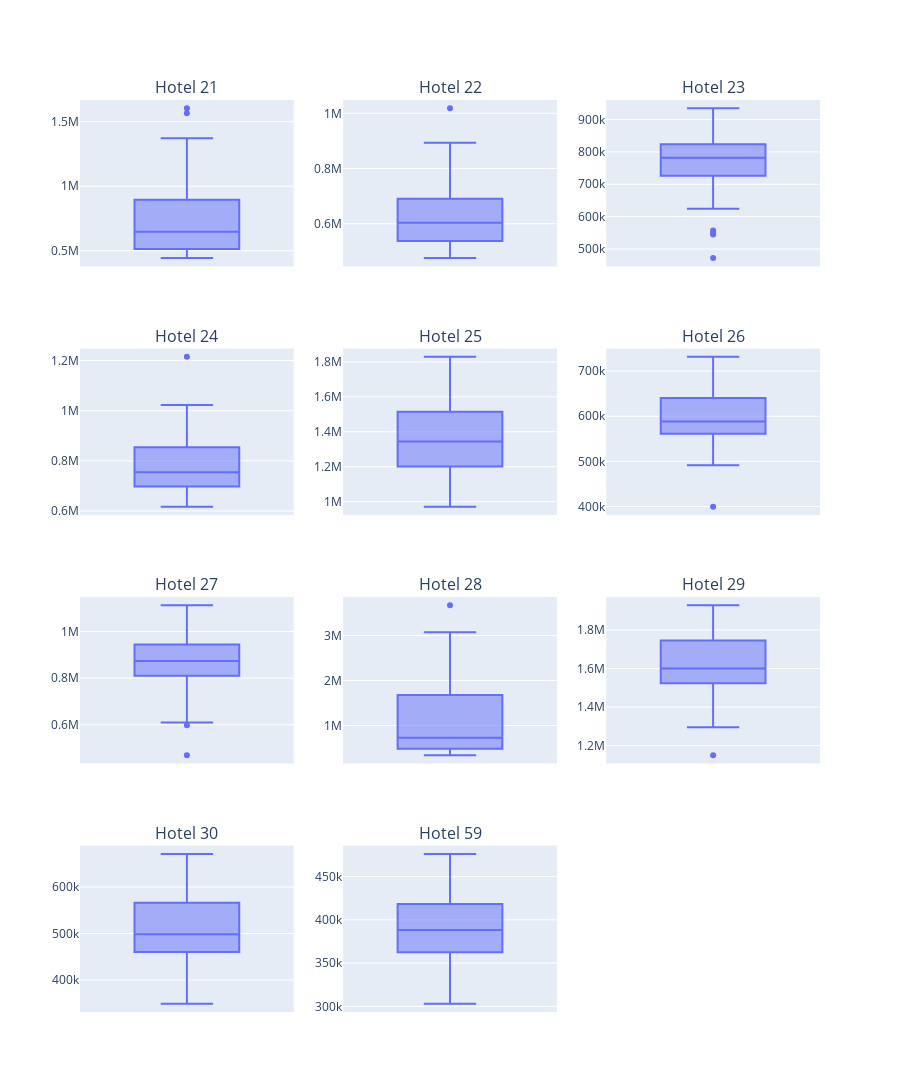

The code cell stored with this chart in its notebook:
### Code cell
# Find outliers for each Hotels
import plotly.express as px
import plotly.graph_objects as go

fig_21 = px.box(hotel_21_df, y='Sales', title='Hotel 21')
fig_22 = px.box(hotel_22_df, y='Sales', title='Hotel 22')
fig_23 = px.box(hotel_23_df, y='Sales', title='Hotel 23')
fig_24 = px.box(hotel_24_df, y='Sales', title='Hotel 24')
fig_25 = px.box(hotel_25_df, y='Sales', title='Hotel 25')
fig_26 = px.box(hotel_26_df, y='Sales', title='Hotel 26')
fig_27 = px.box(hotel_27_df, y='Sales', title='Hotel 27')
fig_28 = px.box(hotel_28_df, y='Sales', title='Hotel 28')
fig_29 = px.box(hotel_29_df, y='Sales', title='Hotel 29')
fig_30 = px.box(hotel_30_df, y='Sales', title='Hotel 30')
fig_59 = px.box(hotel_59_df, y='Sales', title='Hotel 59')

from plotly.subplots import make_subplots


# Création d'un layout pour les subplots
fig = make_subplots(rows=4, cols=3, subplot_titles=('Hotel 21', 'Hotel 22', 'Hotel 23', 'Hotel 24', 'Hotel 25', 'Hotel 26', 'Hotel 27', 'Hotel 28', 'Hotel 29', 'Hotel 30', 'Hotel 59'), vertical_spacing=0.09)

# Ajout des boxplots à la figure
fig.add_trace(fig_21['data'][0], row=1, col=1)
fig.add_trace(fig_22['data'][0], row=1, col=2)
fig.add_trace(fig_23['data'][0], row=1, col=3)
fig.add_trace(fig_24['data'][0], row=2, col=1)
fig.add_trace(fig_25['data'][0], row=2, col=2)
fig.add_trace(fig_26['data'][0], row=2, col=3)
fig.add_trace(fig_27['data'][0], row=3, col=1)
fig.add_trace(fig_28['data'][0], row=3, col=2)
fig.add_trace(fig_29['data'][0], row=3, col=3)
fig.add_trace(fig_30['data'][0], row=4, col=1)
fig.add_trace(fig_59['data'][0], row=4, col=2)

# Définition de la hauteur de la figure
fig.update_layout(height=2000)

# Affichage de la figure
fig.show()

### Figure 1 — Plotly figure (JSON) as saved in the notebook; plotly's stock layout.template omitted (floating-point values rounded to 4 significant figures)
{"data": [{"alignmentgroup": "True", "hovertemplate": "Sales=%{y}<extra></extra>", "legendgroup": "", "marker": {"color": "#636efa"}, "name": "", "notched": false, "offsetgroup": "", "orientation": "v", "showlegend": false, "type": "box", "x0": " ", "xaxis": "x", "y": [497433, 471576, 443125, 493939, 482563, 564957, 626379, 582190, 751147, 748373, 991893, 1177551, 1276415, 470224, 444669, 497735, 501392, 513146, 520695, 531158, 617990, 699655, 786421, 893187, 1144109, 1236036, 499591, 545155, 496050, 576744, 602415, 648306, 702337, 676337, 772065, 775800, 899987, 1188092, 1565507, 475774, 465924, 450653, 477398, 517065, 576567, 677599, 734227, 848886, 921769, 981644, 1217270, 1371450, 514058, 544228, 532875, 545710, 607190, 685123, 886800, 773706, 907409, 853415, 1097753, 1320535, 1603724], "y0": " ", "yaxis": "y"}, {"alignmentgroup": "True", "hovertemplate": "Sales=%{y}<extra></extra>", "legendgroup": "", "marker": {"color": "#636efa"}, "name": "", "notched": false, "offsetgroup": "", "orientation": "v", "showlegend": false, "type": "box", "x0": " ", "xaxis": "x2", "y": [507554, 520236, 475559, 511246, 504016, 543242, 570814, 506150, 642712, 624598, 732833, 768197, 798464, 511698, 498022, 537849, 507536, 536482, 547242, 538380, 587729, 636593, 689208, 674060, 798322, 830536, 504512, 551910, 531896, 559697, 570693, 594771, 629435, 578349, 641142, 656776, 727497, 848482, 1018101, 568714, 531323, 516935, 537358, 562647, 627703, 660140, 676199, 730477, 754894, 731887, 861552, 893671, 573596, 603870, 563935, 572800, 616093, 654014, 773504, 637200, 633848, 517242, 646207, 695766, 755747], "y0": " ", "yaxis": "y2"}, {"alignmentgroup": "True", "hovertemplate": "Sales=%{y}<extra></extra>", "legendgroup": "", "marker": {"color": "#636efa"}, "name": "", "notched": false, "offsetgroup": "", "orientation": "v", "showlegend": false, "type": "box", "x0": " ", "xaxis": "x3", "y": [756729, 758196, 728408, 787146, 797220, 811512, 827339, 726658, 869869, 892669, 873839, 795216, 781693, 743345, 705866, 802210, 787439, 785059, 819106, 813591, 844962, 870419, 914731, 806691, 884513, 866531, 728017, 780792, 737830, 802544, 782960, 820516, 843680, 735061, 868099, 916165, 934657, 856999, 836167, 648909, 666134, 625163, 663324, 700232, 735012, 740699, 767370, 808288, 822051, 753857, 783860, 769400, 648779, 738631, 660304, 709698, 725423, 760959, 844041, 686767, 624365, 471773, 556992, 544735, 550329], "y0": " ", "yaxis": "y3"}, {"alignmentgroup": "True", "hovertemplate": "Sales=%{y}<extra></extra>", "legendgroup": "", "marker": {"color": "#636efa"}, "name": "", "notched": false, "offsetgroup": "", "orientation": "v", "showlegend": false, "type": "box", "x0": " ", "xaxis": "x4", "y": [715910, 703500, 646767, 695197, 698461, 743555, 868397, 790069, 880028, 825478, 908714, 990089, 997266, 684969, 617419, 693432, 663876, 754125, 766308, 715979, 741739, 828754, 857272, 763109, 920260, 935974, 618252, 684474, 649348, 730126, 749385, 738993, 746310, 730986, 826280, 764907, 844865, 968971, 1022907, 647173, 632756, 618535, 648730, 683229, 734944, 772182, 799048, 845272, 853688, 849244, 921322, 946025, 710796, 707003, 682554, 706092, 744613, 837848, 1214703, 1010517, 982196, 684721, 810260, 837402, 897993], "y0": " ", "yaxis": "y4"}, {"alignmentgroup": "True", "hovertemplate": "Sales=%{y}<extra></extra>", "legendgroup": "", "marker": {"color": "#636efa"}, "name": "", "notched": false, "offsetgroup": "", "orientation": "v", "showlegend": false, "type": "box", "x0": " ", "xaxis": "x5", "y": [1158284, 1104108, 1038355, 1131746, 1127289, 1203005, 1246071, 1064345, 1459933, 1494142, 1474721, 1451067, 1471593, 1153588, 1104040, 1176136, 1153278, 1253247, 1224764, 1234741, 1311997, 1507609, 1651036, 1342547, 1537820, 1551503, 1145525, 1214750, 1161545, 1299381, 1281830, 1331303, 1355057, 1197397, 1589444, 1678295, 1647816, 1613569, 1799289, 1285172, 1177398, 1209737, 1296121, 1344374, 1404241, 1449657, 1499308, 1746961, 1829048, 1571139, 1707469, 1719521, 1389244, 1403451, 1349631, 1469826, 1546969, 1549553, 1424911, 1173958, 1262832, 971022, 1268606, 1418149, 1532659], "y0": " ", "yaxis": "y5"}, {"alignmentgroup": "True", "hovertemplate": "Sales=%{y}<extra></extra>", "legendgroup": "", "marker": {"color": "#636efa"}, "name": "", "notched": false, "offsetgroup": "", "orientation": "v", "showlegend": false, "type": "box", "x0": " ", "xaxis": "x6", "y": [550185, 562065, 525162, 563491, 536122, 553713, 568681, 508006, 630287, 590040, 590464, 604205, 601432, 556602, 536007, 553685, 558523, 582623, 572465, 557486, 574829, 600044, 646282, 551395, 664315, 633370, 565029, 582735, 595592, 585593, 585952, 580301, 587411, 551629, 639472, 623578, 671931, 659959, 680645, 644307, 584756, 585950, 584784, 621579, 667158, 650925, 637792, 646934, 678108, 644168, 731575, 730361, 623541, 636637, 602996, 610658, 644702, 688875, 683411, 588343, 569387, 399798, 491480, 497080, 492243], "y0": " ", "yaxis": "y6"}, {"alignmentgroup": "True", "hovertemplate": "Sales=%{y}<extra></extra>", "legendgroup": "", "marker": {"color": "#636efa"}, "name": "", "notched": false, "offsetgroup": "", "orientation": "v", "showlegend": false, "type": "box", "x0": " ", "xaxis": "x7", "y": [984948, 965048, 898549, 937884, 915284, 934071, 958366, 825057, 1046801, 1023253, 980333, 979115, 1014415, 933976, 908250, 940034, 927556, 959752, 941493, 924770, 952707, 1097688, 1112090, 896223, 1063085, 1074397, 815639, 843482, 825035, 859698, 866311, 873726, 890828, 778435, 993013, 921073, 916143, 919902, 984828, 885625, 772373, 764629, 777371, 801389, 810991, 812505, 832135, 844947, 857277, 768849, 871871, 867429, 808838, 820429, 789897, 792542, 829617, 831767, 752312, 621963, 637421, 469620, 597657, 609806, 632739], "y0": " ", "yaxis": "y7"}, {"alignmentgroup": "True", "hovertemplate": "Sales=%{y}<extra></extra>", "legendgroup": "", "marker": {"color": "#636efa"}, "name": "", "notched": false, "offsetgroup": "", "orientation": "v", "showlegend": false, "type": "box", "x0": " ", "xaxis": "x8", "y": [339843, 360224, 386185, 453669, 482938, 571091, 740039, 719916, 1222861, 1490455, 2061291, 2349408, 2348492, 355643, 407703, 484789, 439207, 436460, 441284, 545734, 677604, 947416, 1670536, 1863890, 2293736, 2586202, 471226, 446576, 400558, 448153, 518538, 642141, 738885, 807816, 929099, 1270720, 1729558, 2477387, 3671528, 559396, 665125, 508759, 476198, 486605, 639312, 887292, 1084618, 1313587, 1689794, 1851790, 2306505, 2661885, 484374, 513652, 489591, 559651, 626858, 808582, 878747, 727018, 1058570, 1377040, 1898619, 2482222, 3074330], "y0": " ", "yaxis": "y8"}, {"alignmentgroup": "True", "hovertemplate": "Sales=%{y}<extra></extra>", "legendgroup": "", "marker": {"color": "#636efa"}, "name": "", "notched": false, "offsetgroup": "", "orientation": "v", "showlegend": false, "type": "box", "x0": " ", "xaxis": "x9", "y": [1467641, 1414187, 1325184, 1517077, 1450086, 1592017, 1525169, 1332094, 1619712, 1517944, 1591297, 1573197, 1579986, 1536821, 1427598, 1535847, 1564978, 1734541, 1549583, 1558151, 1492893, 1754960, 1649055, 1392567, 1826679, 1705421, 1626460, 1587811, 1552235, 1797740, 1610393, 1846308, 1686848, 1596371, 1828628, 1803562, 1762329, 1915182, 1888454, 1613314, 1493526, 1565128, 1696700, 1685132, 1740313, 1728786, 1743201, 1736481, 1799021, 1633150, 1850568, 1928147, 1600719, 1658583, 1585676, 1788333, 1833068, 1836467, 1872622, 1585693, 1470857, 1150409, 1373297, 1294672, 1306386], "y0": " ", "yaxis": "y9"}, {"alignmentgroup": "True", "hovertemplate": "Sales=%{y}<extra></extra>", "legendgroup": "", "marker": {"color": "#636efa"}, "name": "", "notched": false, "offsetgroup": "", "orientation": "v", "showlegend": false, "type": "box", "x0": " ", "xaxis": "x10", "y": [466864, 440354, 431780, 471767, 460515, 498118, 529447, 446432, 575042, 614564, 633604, 621183, 656643, 459346, 435958, 483048, 476960, 477140, 478068, 483304, 538520, 567117, 611365, 526977, 633386, 663217, 423775, 481513, 449622, 503904, 509707, 531426, 554104, 491870, 568734, 545400, 595755, 653841, 671403, 442199, 440048, 420374, 432628, 467925, 495900, 534978, 539949, 563468, 565516, 529194, 601013, 633707, 467626, 478964, 457486, 486677, 528287, 536924, 596931, 537977, 494567, 348702, 426746, 441260, 448709], "y0": " ", "yaxis": "y10"}, {"alignmentgroup": "True", "hovertemplate": "Sales=%{y}<extra></extra>", "legendgroup": "", "marker": {"color": "#636efa"}, "name": "", "notched": false, "offsetgroup": "", "orientation": "v", "showlegend": false, "type": "box", "x0": " ", "xaxis": "x11", "y": [375196, 355897, 337961, 362579, 339167, 345329, 374084, 340063, 448747, 416171, 400812, 393667, 385650, 371500, 364836, 369250, 376974, 395627, 365375, 394411, 424192, 433295, 433708, 388168, 476261, 445930, 355009, 373043, 356722, 383904, 389836, 396962, 419347, 376429, 437907, 412575, 452467, 456981, 430155, 359469, 336194, 343227, 356901, 362601, 392625, 428773, 435282, 417782, 431429, 403426, 474773, 435854, 374665, 364613, 356311, 379030, 384428, 410342, 413344, 351975, 346356, 303074, 394526, 405928, 404948], "y0": " ", "yaxis": "y11"}], "layout": {"annotations": [{"font": {"size": 16}, "showarrow": false, "text": "Hotel 21", "x": 0.1444, "xanchor": "center", "xref": "paper", "y": 1, "yanchor": "bottom", "yref": "paper"}, {"font": {"size": 16}, "showarrow": false, "text": "Hotel 22", "x": 0.5, "xanchor": "center", "xref": "paper", "y": 1, "yanchor": "bottom", "yref": "paper"}, {"font": {"size": 16}, "showarrow": false, "text": "Hotel 23", "x": 0.8556, "xanchor": "center", "xref": "paper", "y": 1, "yanchor": "bottom", "yref": "paper"}, {"font": {"size": 16}, "showarrow": false, "text": "Hotel 24", "x": 0.1444, "xanchor": "center", "xref": "paper", "y": 0.7275, "yanchor": "bottom", "yref": "paper"}, {"font": {"size": 16}, "showarrow": false, "text": "Hotel 25", "x": 0.5, "xanchor": "center", "xref": "paper", "y": 0.7275, "yanchor": "bottom", "yref": "paper"}, {"font": {"size": 16}, "showarrow": false, "text": "Hotel 26", "x": 0.8556, "xanchor": "center", "xref": "paper", "y": 0.7275, "yanchor": "bottom", "yref": "paper"}, {"font": {"size": 16}, "showarrow": false, "text": "Hotel 27", "x": 0.1444, "xanchor": "center", "xref": "paper", "y": 0.455, "yanchor": "bottom", "yref": "paper"}, {"font": {"size": 16}, "showarrow": false, "text": "Hotel 28", "x": 0.5, "xanchor": "center", "xref": "paper", "y": 0.455, "yanchor": "bottom", "yref": "paper"}, {"font": {"size": 16}, "showarrow": false, "text": "Hotel 29", "x": 0.8556, "xanchor": "center", "xref": "paper", "y": 0.455, "yanchor": "bottom", "yref": "paper"}, {"font": {"size": 16}, "showarrow": false, "text": "Hotel 30", "x": 0.1444, "xanchor": "center", "xref": "paper", "y": 0.1825, "yanchor": "bottom", "yref": "paper"}, {"font": {"size": 16}, "showarrow": false, "text": "Hotel 59", "x": 0.5, "xanchor": "center", "xref": "paper", "y": 0.1825, "yanchor": "bottom", "yref": "paper"}], "height": 2000, "xaxis": {"anchor": "y", "domain": [0, 0.2889]}, "xaxis10": {"anchor": "y10", "domain": [0, 0.2889]}, "xaxis11": {"anchor": "y11", "domain": [0.3556, 0.6444]}, "xaxis12": {"anchor": "y12", "domain": [0.7111, 1]}, "xaxis2": {"anchor": "y2", "domain": [0.3556, 0.6444]}, "xaxis3": {"anchor": "y3", "domain": [0.7111, 1]}, "xaxis4": {"anchor": "y4", "domain": [0, 0.2889]}, "xaxis5": {"anchor": "y5", "domain": [0.3556, 0.6444]}, "xaxis6": {"anchor": "y6", "domain": [0.7111, 1]}, "xaxis7": {"anchor": "y7", "domain": [0, 0.2889]}, "xaxis8": {"anchor": "y8", "domain": [0.3556, 0.6444]}, "xaxis9": {"anchor": "y9", "domain": [0.7111, 1]}, "yaxis": {"anchor": "x", "domain": [0.8175, 1]}, "yaxis10": {"anchor": "x10", "domain": [0, 0.1825]}, "yaxis11": {"anchor": "x11", "domain": [0, 0.1825]}, "yaxis12": {"anchor": "x12", "domain": [0, 0.1825]}, "yaxis2": {"anchor": "x2", "domain": [0.8175, 1]}, "yaxis3": {"anchor": "x3", "domain": [0.8175, 1]}, "yaxis4": {"anchor": "x4", "domain": [0.545, 0.7275]}, "yaxis5": {"anchor": "x5", "domain": [0.545, 0.7275]}, "yaxis6": {"anchor": "x6", "domain": [0.545, 0.7275]}, "yaxis7": {"anchor": "x7", "domain": [0.2725, 0.455]}, "yaxis8": {"anchor": "x8", "domain": [0.2725, 0.455]}, "yaxis9": {"anchor": "x9", "domain": [0.2725, 0.455]}}}
